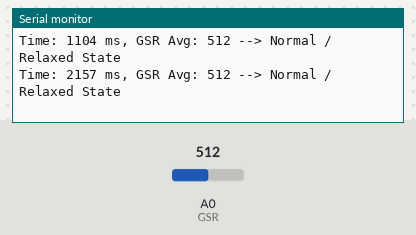
The sketch below on a simulated Arduino Uno, built with avr-gcc and run on an emulated ATmega328P. Parts: the last lines printed to the serial monitor. Inputs (shaded band) come from the test bench; at power-on: A0 (GSR) = 512. EEPROM starts erased.

Above: at 2.2 s.
2.3 s: A0 (GSR) set to 488
At 4.1 s:
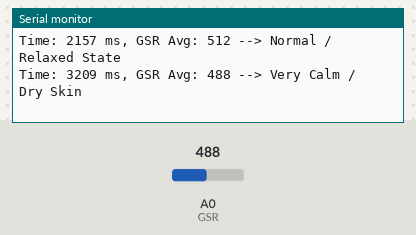
5.3 s: A0 (GSR) set to 660
At 7.2 s:
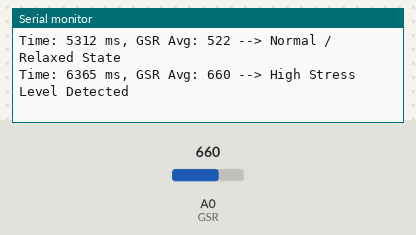
Timing chart, 0 to 8.7 s (numbered marks = the images above; inputs shaded):
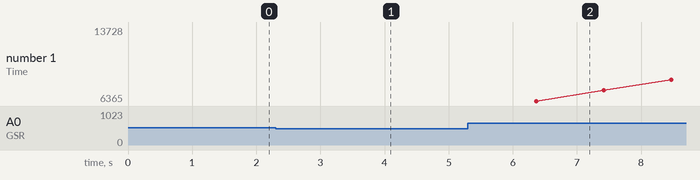

Measured:
- the behaviour switches between 501 and 500 on A0 (GSR) (found by bisection; images 0 and 1)
- after the input at 2.3 s, the serial monitor: prints a new line after 0.91 s (image 1)
- after the input at 5.3 s, the serial monitor: prints a new line at once (image 2)

The sketch:

gsr_stress_monitor.ino
```cpp
#include <EEPROM.h>
// Uncomment if using LCD
// #include <LiquidCrystal.h>
// LiquidCrystal lcd(12, 11, 5, 4, 3, 2);

const int GSR = A0;

int sensorValue = 0;
int gsr_average = 0;
int stressThresholdHigh = 650; // High stress
int stressThresholdLow = 500;  // Calm

int eepromAddress = 0;

void setup() {
  Serial.begin(9600);
  delay(1000);

  // Save one baseline reading to EEPROM on startup
  gsr_average = getGsrAverage();
  EEPROM.put(eepromAddress, gsr_average);
}

void loop() {
  gsr_average = getGsrAverage();
  unsigned long timeStamp = millis();

  Serial.print("Time: ");
  Serial.print(timeStamp);
  Serial.print(" ms, GSR Avg: ");
  Serial.print(gsr_average);
  Serial.print(" --> ");

  // Interpret the result
  if (gsr_average > stressThresholdHigh) {
    Serial.println("High Stress Level Detected");
  } else if (gsr_average > stressThresholdLow) {
    Serial.println("Normal / Relaxed State");
  } else {
    Serial.println("Very Calm / Dry Skin");
  }

  delay(1000);  // 1 second between readings
}

int getGsrAverage() {
  long sum = 0;
  for (int i = 0; i < 10; i++) {
    sensorValue = analogRead(GSR);
    sum += sensorValue;
    delay(5);
  }
  return sum / 10;
}
```
